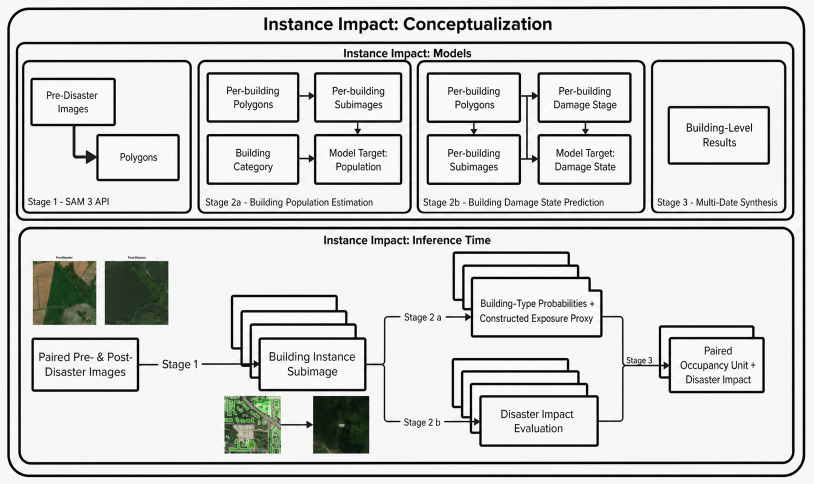
#> input picture paper/figures/II-Conceptualization-v4.png, 1627 x 967 px, found by its file name (shown at 1/2 size)
$ python make_ii_conceptualization_v4_svg.py
#> lines starting #> are read from the running program, lines starting #| are printed output that depends on the picture
#!/usr/bin/env python3
"""Recreate II-Conceptualization-v4.png as an editable, self-contained SVG."""

from __future__ import annotations

import argparse
from pathlib import Path

import matplotlib as mpl

mpl.use("Agg")
mpl.rcParams.update(
    {
        "font.family": "sans-serif",
        "font.sans-serif": ["Arial", "Helvetica", "DejaVu Sans", "sans-serif"],
        "svg.fonttype": "none",
        "svg.hashsalt": "ii-conceptualization-v4",
    }
)

import matplotlib.pyplot as plt
from matplotlib.patches import FancyArrowPatch, FancyBboxPatch
from matplotlib.path import Path as MplPath


WIDTH = 1627
HEIGHT = 967
INK = "#111111"
WHITE = "#FFFFFF"


def box(
    ax: plt.Axes,
    x: float,
    y: float,
    width: float,
    height: float,
    *,
    radius: float = 12,
    linewidth: float = 2.3,
    zorder: int = 2,
) -> None:
    ax.add_patch(
        FancyBboxPatch(
            (x, y),
            width,
            height,
            boxstyle=f"round,pad=0,rounding_size={radius}",
            facecolor=WHITE,
            edgecolor=INK,
            linewidth=linewidth,
            zorder=zorder,
        )
    )


def text(
    ax: plt.Axes,
    x: float,
    y: float,
    value: str,
    *,
    size: float = 17,
    weight: str = "normal",
    align: str = "center",
    zorder: int = 5,
) -> None:
    ax.text(
        x,
        y,
        value,
        ha=align,
        va="center",
        fontsize=size,
        fontweight=weight,
        color=INK,
        linespacing=1.22,
        zorder=zorder,
    )


def arrow(
    ax: plt.Axes,
    points: list[tuple[float, float]],
    *,
    linewidth: float = 2.4,
    head_size: float = 15,
    zorder: int = 3,
) -> None:
    path = MplPath(points, [MplPath.MOVETO] + [MplPath.LINETO] * (len(points) - 1))
    ax.add_patch(
        FancyArrowPatch(
            path=path,
            arrowstyle="-|>",
            mutation_scale=head_size,
            linewidth=linewidth,
            color=INK,
            shrinkA=0,
            shrinkB=0,
            zorder=zorder,
        )
    )


def stack(
    ax: plt.Axes,
    x: float,
    y: float,
    width: float,
    height: float,
    *,
    layers: int = 4,
    dx: float = 18,
    dy: float = 24,
) -> None:
    for layer in range(layers - 1, 0, -1):
        box(
            ax,
            x - layer * dx,
            y - layer * dy,
            width,
            height,
            radius=3,
            linewidth=2.2,
            zorder=2,
        )
    box(ax, x, y, width, height, radius=3, linewidth=2.4, zorder=4)


def add_crop(
    ax: plt.Axes,
    image,
    source: tuple[int, int, int, int],
    target: tuple[int, int, int, int],
) -> None:
    sx, sy, sw, sh = source
    tx, ty, tw, th = target
    crop = image[sy : sy + sh, sx : sx + sw]
    ax.imshow(crop, extent=(tx, tx + tw, ty + th, ty), interpolation="none", zorder=5)


def draw(source_png: Path, output_svg: Path) -> None:
    image = plt.imread(source_png)
#> image is the input picture: shape (967, 1627, 3) float32; mean R, G, B 0.83, 0.833, 0.829
    fig = plt.figure(figsize=(WIDTH / 100, HEIGHT / 100), dpi=100, facecolor=WHITE)
    ax = fig.add_axes((0, 0, 1, 1))
    ax.set_xlim(0, WIDTH)
    ax.set_ylim(HEIGHT, 0)
    ax.axis("off")

    # Overall frame and headings.
    box(ax, 17, 15, 1593, 934, radius=38, linewidth=2.8, zorder=1)
    text(ax, WIDTH / 2, 49, "Instance Impact: Conceptualization", size=28, weight="bold")

    box(ax, 34, 84, 1555, 356, radius=20, linewidth=2.6, zorder=1)
    text(ax, WIDTH / 2, 106, "Instance Impact: Models", size=16, weight="bold")

    # Four independent model-stage panels.
    box(ax, 47, 121, 337, 304, radius=12, linewidth=2.2)
    box(ax, 396, 121, 427, 304, radius=12, linewidth=2.2)
    box(ax, 834, 121, 457, 304, radius=12, linewidth=2.2)
    box(ax, 1304, 121, 269, 304, radius=12, linewidth=2.2)

    # Stage 1.
    box(ax, 63, 156, 168, 96, radius=3, linewidth=2.1)
    text(ax, 147, 204, "Pre-Disaster\nImages", size=14)
    box(ax, 194, 269, 164, 98, radius=3, linewidth=2.1)
    text(ax, 276, 318, "Polygons", size=14)
    arrow(ax, [(147, 252), (147, 312), (194, 312)])
    text(ax, 56, 405, "Stage 1 - SAM 3 API", size=13, align="left")

    # Stage 2a.
    for x, y, w, h, label in (
        (415, 145, 183, 99, "Per-building\nPolygons"),
        (628, 145, 175, 99, "Per-building\nSubimages"),
        (415, 269, 183, 100, "Building\nCategory"),
        (626, 269, 177, 100, "Model Target:\nPopulation"),
    ):
        box(ax, x, y, w, h, radius=3, linewidth=2.1)
        text(ax, x + w / 2, y + h / 2, label, size=14)
    arrow(ax, [(598, 195), (628, 195)])
    arrow(ax, [(715, 244), (715, 269)])
    arrow(ax, [(598, 319), (626, 319)])
    arrow(ax, [(598, 195), (615, 195), (615, 319), (626, 319)])
    text(ax, 410, 405, "Stage 2a - Building Population Estimation", size=13, align="left")

    # Stage 2b.
    for x, y, w, h, label in (
        (854, 145, 187, 100, "Per-building\nPolygons"),
        (1075, 145, 185, 100, "Per-building\nDamage Stage"),
        (854, 269, 187, 100, "Per-building\nSubimages"),
        (1075, 269, 188, 100, "Model Target:\nDamage State"),
    ):
        box(ax, x, y, w, h, radius=3, linewidth=2.1)
        text(ax, x + w / 2, y + h / 2, label, size=14)
    arrow(ax, [(1041, 195), (1075, 195)])
    arrow(ax, [(948, 245), (948, 269)])
    arrow(ax, [(1168, 245), (1168, 269)])
    arrow(ax, [(1041, 319), (1075, 319)])
    text(ax, 846, 405, "Stage 2b - Building Damage State Prediction", size=13, align="left")

    # Stage 3.
    box(ax, 1336, 212, 204, 116, radius=3, linewidth=2.1)
    text(ax, 1438, 270, "Building-Level\nResults", size=14)
    text(ax, 1314, 405, "Stage 3 - Multi-Date Synthesis", size=12.5, align="left")

    # Inference panel.
    box(ax, 36, 455, 1552, 472, radius=24, linewidth=2.6, zorder=1)
    text(ax, WIDTH / 2, 480, "Instance Impact: Inference Time", size=16, weight="bold")

    # Embedded raster thumbnails cropped from the accepted PNG.
    add_crop(ax, image, (64, 520, 130, 131), (64, 520, 130, 131))
#> in add_crop, `crop = image[sy : sy + sh, sx : sx + sw]`:
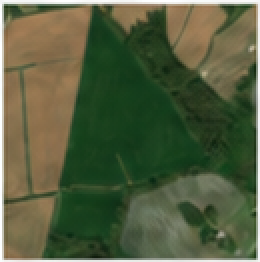
#> crop: shape (131, 130, 3) float32 (shown 2 times larger); mean R, G, B 0.329, 0.368, 0.248
    add_crop(ax, image, (208, 520, 131, 131), (208, 520, 131, 131))
#> call 2 of add_crop, with source = (208, 520, 131, 131), target = (208, 520, 131, 131)
#> in add_crop (call 2), `crop = image[sy : sy + sh, sx : sx + sw]`:
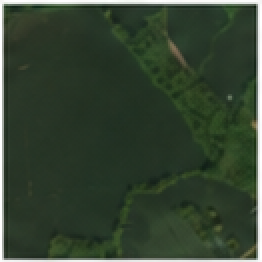
#> crop: shape (131, 131, 3) float32 (shown 2 times larger); mean R, G, B 0.204, 0.262, 0.194
    add_crop(ax, image, (447, 789, 115, 121), (447, 789, 115, 121))
#> call 3 of add_crop, with source = (447, 789, 115, 121), target = (447, 789, 115, 121)
#> in add_crop (call 3), `crop = image[sy : sy + sh, sx : sx + sw]`:
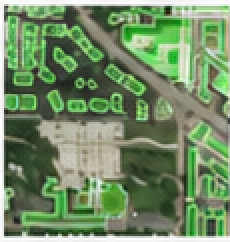
#> crop: shape (121, 115, 3) float32 (shown 2 times larger); mean R, G, B 0.449, 0.55, 0.399
    add_crop(ax, image, (624, 789, 117, 121), (624, 789, 117, 121))
#> call 4 of add_crop, with source = (624, 789, 117, 121), target = (624, 789, 117, 121)
#> in add_crop (call 4), `crop = image[sy : sy + sh, sx : sx + sw]`:
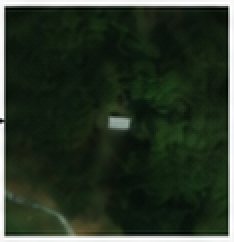
#> crop: shape (121, 117, 3) float32 (shown 2 times larger); mean R, G, B 0.162, 0.208, 0.152

    # Paired imagery and Stage 1 output stack.
    box(ax, 63, 676, 214, 107, radius=3, linewidth=2.2)
    text(ax, 170, 729, "Paired Pre- & Post-\nDisaster Images", size=14)
    stack(ax, 519, 679, 213, 103, layers=4, dx=18, dy=30)
    text(ax, 625, 730, "Building Instance\nSubimage", size=14)
    arrow(ax, [(277, 729), (519, 729)])
    text(ax, 325, 711, "Stage 1", size=13, align="left")
    arrow(ax, [(562, 849), (624, 849)])

    # Parallel Stage 2 branches.
    stack(ax, 943, 580, 260, 94, layers=4, dx=18, dy=25)
    text(
        ax,
        1073,
        627,
        "Building-Type Probabilities +\nConstructed Exposure Proxy",
        size=12.2,
    )
    stack(ax, 960, 792, 240, 102, layers=4, dx=18, dy=25)
    text(ax, 1080, 843, "Disaster Impact\nEvaluation", size=14)

    arrow(ax, [(732, 716), (769, 716), (769, 627), (943, 627)])
    text(ax, 808, 609, "Stage 2 a", size=13, align="left")
    arrow(ax, [(732, 744), (769, 744), (769, 843), (960, 843)])
    text(ax, 808, 824, "Stage 2 b", size=13, align="left")

    # Stage 3 convergence and final result stack.
    ax.plot([1203, 1246, 1246], [627, 627, 843], color=INK, linewidth=2.2, zorder=3)
    ax.plot([1200, 1246], [843, 843], color=INK, linewidth=2.2, zorder=3)
    stack(ax, 1340, 678, 191, 107, layers=3, dx=18, dy=25)
    arrow(ax, [(1246, 728), (1340, 728)])
    text(ax, 1278, 708, "Stage 3", size=12.5)
    text(ax, 1435, 731, "Paired\nOccupancy Unit +\nDisaster Impact", size=13.2)

    output_svg.parent.mkdir(parents=True, exist_ok=True)
    fig.savefig(output_svg, format="svg", facecolor=WHITE, metadata={"Date": None})
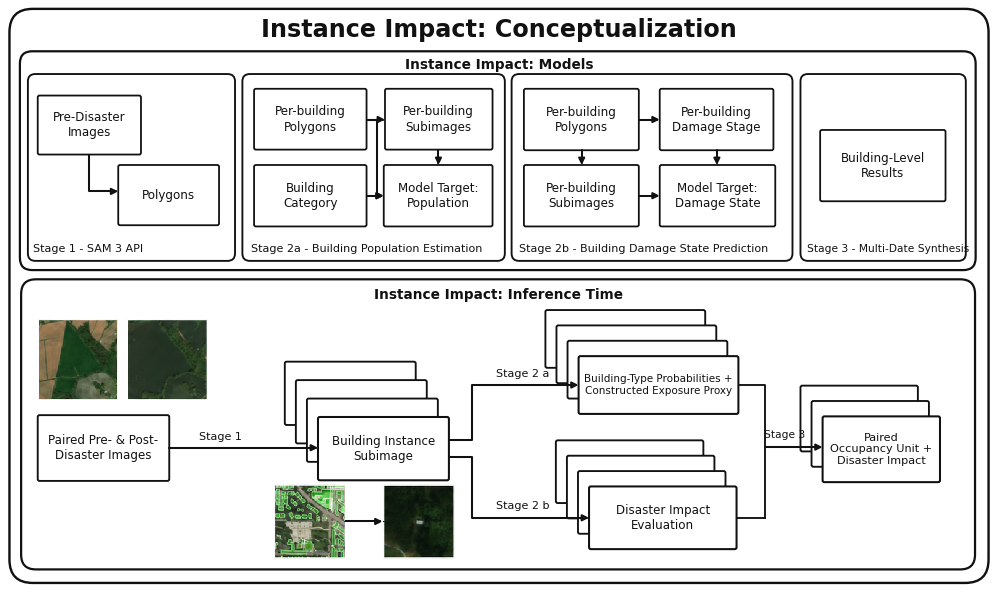
#> figure drawn by matplotlib, 1 panel
    plt.close(fig)


def parse_args() -> argparse.Namespace:
    parser = argparse.ArgumentParser(description=__doc__)
    parser.add_argument(
        "--source",
        type=Path,
        default=Path(__file__).resolve().parents[2] / "II_package" / "II-Conceptualization-v4.png",
    )
    parser.add_argument(
        "--output",
        type=Path,
        default=Path(__file__).resolve().parents[2] / "II_package" / "II-Conceptualization-v4.svg",
    )
    return parser.parse_args()


if __name__ == "__main__":
    args = parse_args()
    draw(args.source.resolve(), args.output.resolve())
    print(f"Wrote {args.output.resolve()}")
